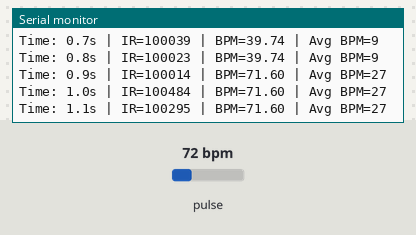
A program run on a simulated Arduino Nano 33 BLE. Shown: the last lines printed to the serial monitor. Inputs (shaded band) come from the test bench; at power-on: pulse 72 bpm.

Above: at 2.7 s.
2.8 s: pulse set to 42 bpm
At 2.86 s:
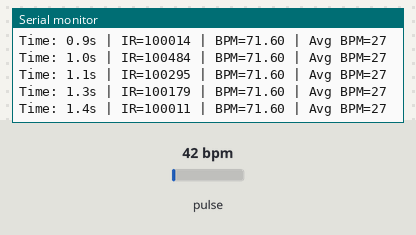
4.3 s: pulse set to 70 bpm
At 4.31 s:
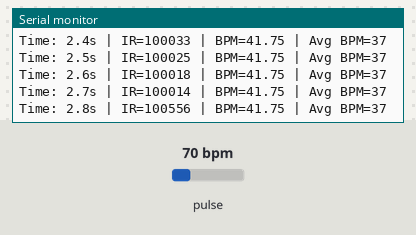
Timing chart, 0 to 7.3 s (numbered marks = the images above; inputs shaded):
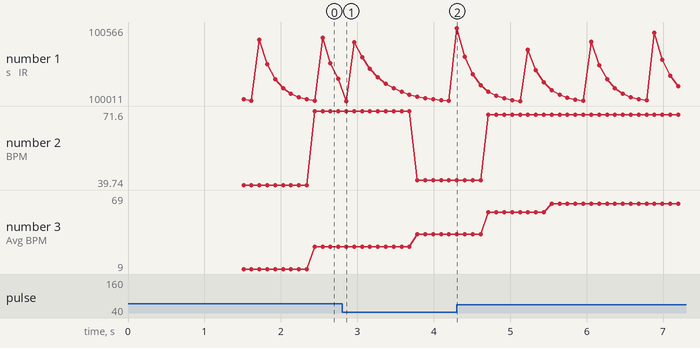

The program:

main.cpp
```cpp
#include <Wire.h>
#include "MAX30105.h"
#include "heartRate.h"

MAX30105 particleSensor;

const byte RATE_SIZE = 4;
byte rates[RATE_SIZE];
byte rateSpot = 0;
long lastBeat = 0;

float beatsPerMinute = 0;
int beatAvg = 0;

unsigned long startTime;
unsigned long lastPrintTime = 0;

void setup()
{
  Serial.begin(115200);
  delay(1500);

  Serial.println("Initializing...");

  Wire.begin();

  if (!particleSensor.begin(Wire, I2C_SPEED_FAST))
  {
    Serial.println("MAX30102 not found");
    while (1);
  }

  Serial.println("Sensor OK");
  Serial.println("Start measurement (60 seconds)");
  Serial.println("Place your finger on sensor");

  particleSensor.setup();

  // 안정적인 LED 세기
  particleSensor.setPulseAmplitudeRed(0x0F);
  particleSensor.setPulseAmplitudeIR(0x0F);

  startTime = millis();
}

void loop()
{
  // ⏱ 120초 후 종료
  if (millis() - startTime > 120000)
  {
    Serial.println("Measurement finished");
    while (1);
  }

  long irValue = particleSensor.getIR();

  // 💓 심박 검출
  if (checkForBeat(irValue) == true)
  {
    long delta = millis() - lastBeat;
    lastBeat = millis();

    beatsPerMinute = 60 / (delta / 1000.0);

    if (beatsPerMinute < 255 && beatsPerMinute > 20)
    {
      rates[rateSpot++] = (byte)beatsPerMinute;
      rateSpot %= RATE_SIZE;

      beatAvg = 0;
      for (byte x = 0; x < RATE_SIZE; x++)
        beatAvg += rates[x];
      beatAvg /= RATE_SIZE;
    }
  }

  // 🕒 0.1초마다 출력 (100ms)
  if (millis() - lastPrintTime > 100)
  {
    lastPrintTime = millis();

    Serial.print("Time: ");
    Serial.print((millis() - startTime) / 1000.0, 1);
    Serial.print("s | IR=");
    Serial.print(irValue);
    Serial.print(" | BPM=");
    Serial.print(beatsPerMinute);
    Serial.print(" | Avg BPM=");
    Serial.print(beatAvg);

    if (irValue < 50000)
      Serial.print(" | Weak signal");

    Serial.println();
  }
}
```

Measured:
- after the input at 2.8 s, the serial monitor: prints a new line after 0.05 s (image 1)
- plotted number 2: 71.6 → 41.75 after the input at 2.8 s
- plotted number 3: 27 → 37 after the input at 2.8 s
